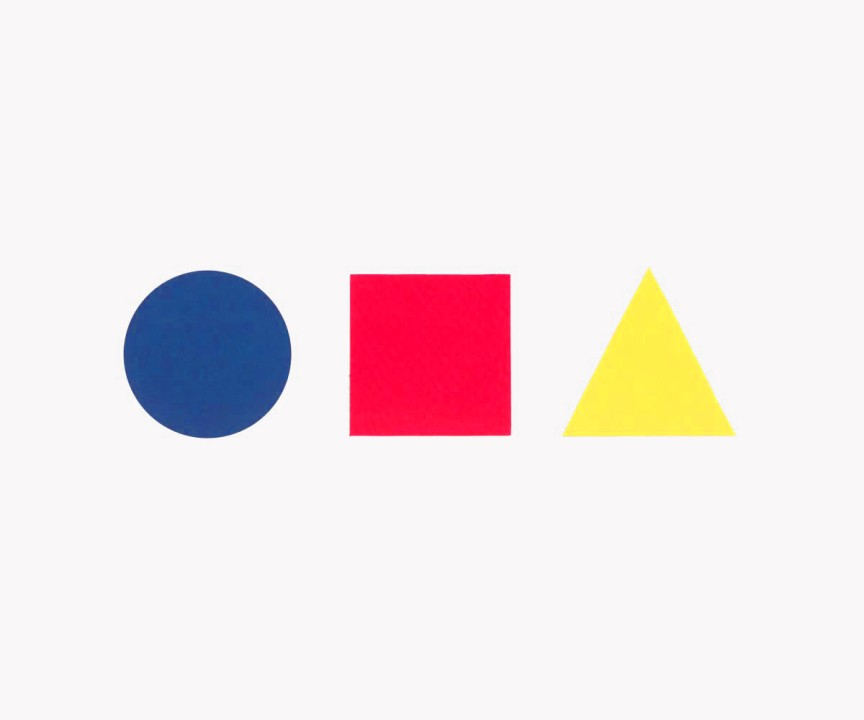
#> input picture Hu_Moments_Shape_Classification/shapes.jpg, 864 x 720 px
$ jupyter execute Hu_Moments_Shape_Classification.ipynb
#> lines starting #> are read from the running program, lines starting #| are printed output that depends on the picture; after the words box and inside, x2 and y2 are one past the last pixel; in counts of white or black regions, pixels touching at a corner belong together
[cell 1]
import cv2
import numpy as np
import matplotlib.pyplot as plt

def get_reference_contours():
    """Generates baseline contours for mathematically perfect shapes."""
    refs = {}
    for shape in ['circle', 'square', 'triangle']:
        temp = np.zeros((200, 200), dtype=np.uint8)

        if shape == 'circle':
            cv2.circle(temp, (100, 100), 70, 255, -1)

        elif shape == 'square':
            cv2.rectangle(temp, (40, 40), (160, 160), 255, -1)

        elif shape == 'triangle':
            # THE FIX: Draw a perfect Equilateral triangle (Base=120, Height=104)
            # This perfectly matches the proportions of the triangle in your photo.
            pts = np.array([[100, 48], [40, 152], [160, 152]], np.int32)
            cv2.fillPoly(temp, [pts], 255)

        cnts, _ = cv2.findContours(temp, cv2.RETR_EXTERNAL, cv2.CHAIN_APPROX_SIMPLE)
        refs[shape] = cnts[0]

    return refs

# 1. Load Image
image_path = 'shapes.jpg'
img = cv2.imread(image_path)
#> img is the input picture: shape (720, 864, 3); mean B, G, R 232.5, 230.7, 241.7

if img is not None:
    # 2. Preprocess
    gray = cv2.cvtColor(img, cv2.COLOR_BGR2GRAY)
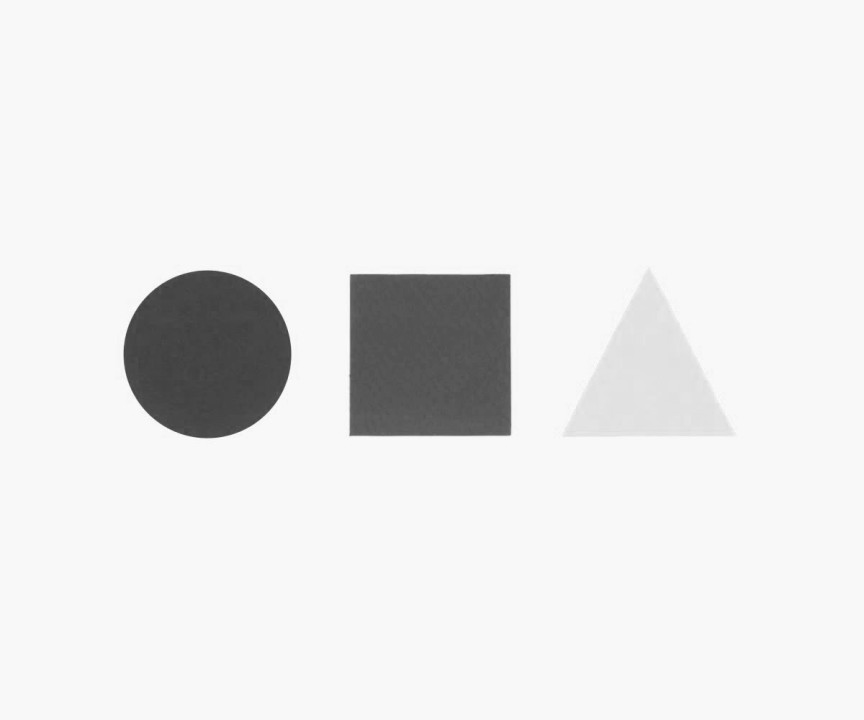
#> gray: shape (720, 864); min 57, max 255, mean 234.4
    blurred = cv2.GaussianBlur(gray, (5, 5), 0)
    _, thresh = cv2.threshold(blurred, 240, 255, cv2.THRESH_BINARY_INV)
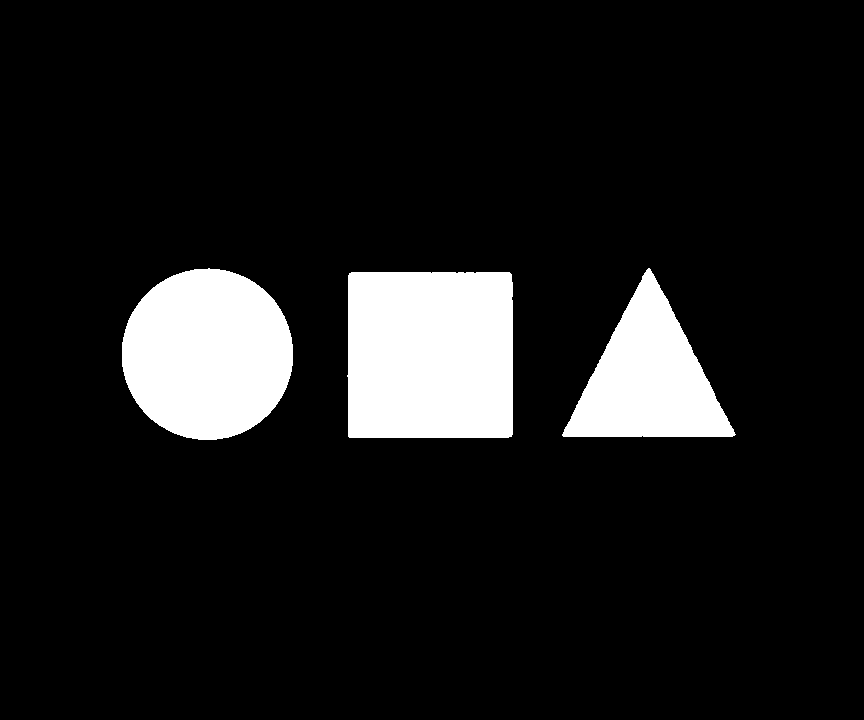
#> thresh: shape (720, 864); 10.6% white; 3 white regions

    # 3. Find Contours
    contours, _ = cv2.findContours(thresh, cv2.RETR_EXTERNAL, cv2.CHAIN_APPROX_SIMPLE)
#> contours = 3 contours; box (x1, y1, x2, y2) and area: (347, 272, 513, 438) 27031, (122, 268, 293, 440) 22886, (562, 268, 736, 437) 14968
    references = get_reference_contours()
#> after the loop in get_reference_contours, `for shape in ['circle', 'square', 'triangle']:`:
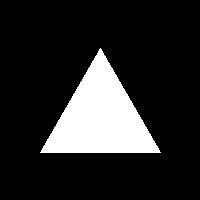
#> temp: shape (200, 200); 16% white; 1 white region, box (x1, y1, x2, y2) and area: (40, 48, 161, 153) 6405
    output = img.copy()

    # 4. Strict Hu Moment Classification
    for cnt in contours:
        if cv2.contourArea(cnt) < 500:
            continue

        best_match = None
        min_dist = float('inf')

        for name, ref_cnt in references.items():
            # THE FIX 2: Use CONTOURS_MATCH_I1.
            # It creates a sharper mathematical distinction between basic shapes.
            dist = cv2.matchShapes(ref_cnt, cnt, cv2.CONTOURS_MATCH_I1, 0)

            if dist < min_dist:
                min_dist = dist
                best_match = name

        # 5. Draw and Label
        M = cv2.moments(cnt)
        if M["m00"] != 0:
            cx, cy = int(M["m10"]/M["m00"]), int(M["m01"]/M["m00"])
            cv2.drawContours(output, [cnt], -1, (0, 255, 0), 3)

            label = f"{best_match.upper()} ({min_dist:.2f})"
            cv2.putText(output, label, (cx - 60, cy - 10),
                        cv2.FONT_HERSHEY_SIMPLEX, 0.6, (0, 0, 0), 2)
#> this loop made 3 passes
#> (cx, cy, label) on passes 1 to 3: (429, 354, 'SQUARE (0.00)'), (648, 378, 'TRIANGLE (0.00)'), (206, 353, 'CIRCLE (0.00)')
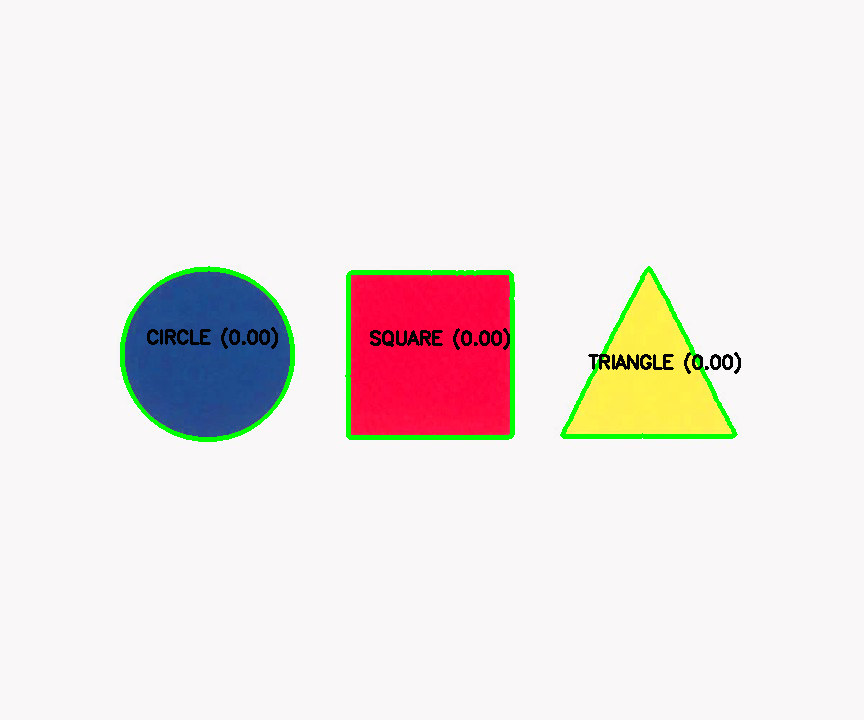
#> output: shape (720, 864, 3); 1.84% of pixels changed, all inside (x1, y1, x2, y2) = (120, 266, 741, 442)

    # 6. Display
    plt.figure(figsize=(10, 6))
    plt.imshow(cv2.cvtColor(output, cv2.COLOR_BGR2RGB))
    plt.title("Hu Moment Matching")
    plt.axis('off')
    plt.show()
else:
    print(f"Error: Could not find {image_path}. Please upload it to Colab.")
